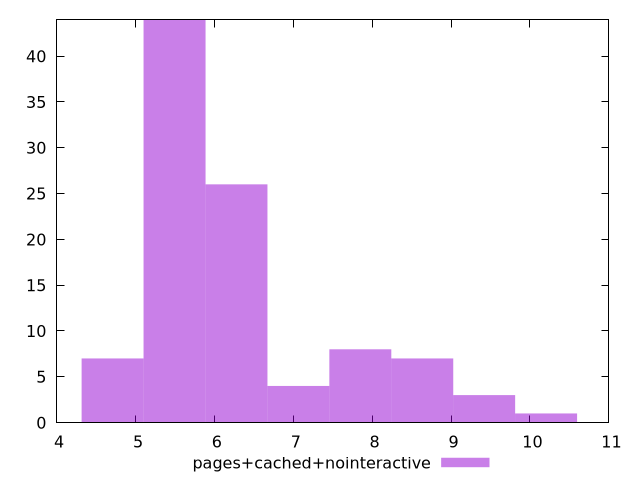

Write gnuplot code to recreate this figure.
$_pagesCachedNointeractive <<EOF
7.064470189606986 4
6.279529057428432 26
5.494587925249878 44
8.634352453964095 7
4.7096467930713235 7
9.419293586142647 3
7.84941132178554 8
10.204234718321201 1
EOF
set key outside below
set terminal pngcairo
set output "report_00004_2020-11-02T20-21-41.718Z/network-server-latency/pages+cached+nointeractive//raw_hist.png"
set yrange [0:44]
set boxwidth 0.784941132178554
set style fill transparent solid 0.5 noborder
plot $_pagesCachedNointeractive title "pages+cached+nointeractive" with boxes ,
